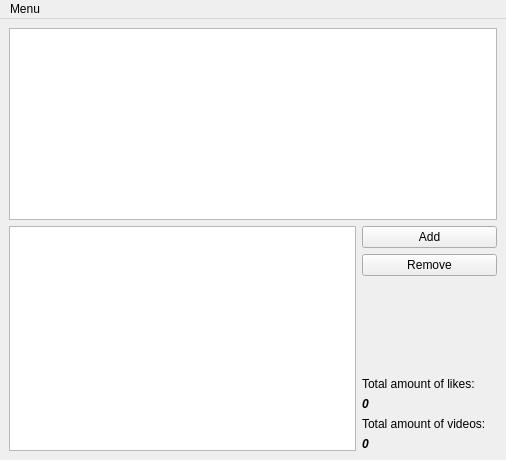
<?xml version="1.0" encoding="UTF-8"?>
<ui version="4.0">
 <class>MainWindow</class>
 <widget class="QMainWindow" name="MainWindow">
  <property name="geometry">
   <rect>
    <x>0</x>
    <y>0</y>
    <width>506</width>
    <height>460</height>
   </rect>
  </property>
  <property name="windowTitle">
   <string>Hello world GUI Application</string>
  </property>
  <widget class="QWidget" name="centralwidget">
   <property name="enabled">
    <bool>true</bool>
   </property>
   <layout class="QGridLayout" name="gridLayout">
    <item row="19" column="5" colspan="2">
     <widget class="QLabel" name="label_2">
      <property name="font">
       <font>
        <weight>75</weight>
        <italic>true</italic>
        <bold>true</bold>
       </font>
      </property>
      <property name="text">
       <string>0</string>
      </property>
     </widget>
    </item>
    <item row="15" column="5">
     <spacer name="verticalSpacer">
      <property name="orientation">
       <enum>Qt::Vertical</enum>
      </property>
      <property name="sizeHint" stdset="0">
       <size>
        <width>20</width>
        <height>40</height>
       </size>
      </property>
     </spacer>
    </item>
    <item row="16" column="5" colspan="2">
     <widget class="QLabel" name="label_3">
      <property name="text">
       <string>Total amount of likes:</string>
      </property>
      <property name="wordWrap">
       <bool>true</bool>
      </property>
     </widget>
    </item>
    <item row="18" column="5" colspan="2">
     <widget class="QLabel" name="label_4">
      <property name="text">
       <string>Total amount of videos:</string>
      </property>
      <property name="wordWrap">
       <bool>true</bool>
      </property>
     </widget>
    </item>
    <item row="17" column="5" colspan="2">
     <widget class="QLabel" name="label">
      <property name="font">
       <font>
        <weight>75</weight>
        <italic>true</italic>
        <bold>true</bold>
        <underline>false</underline>
       </font>
      </property>
      <property name="frameShape">
       <enum>QFrame::NoFrame</enum>
      </property>
      <property name="text">
       <string>0</string>
      </property>
      <property name="textFormat">
       <enum>Qt::AutoText</enum>
      </property>
     </widget>
    </item>
    <item row="13" column="5" colspan="2">
     <widget class="QPushButton" name="pushButton_2">
      <property name="text">
       <string>Add</string>
      </property>
     </widget>
    </item>
    <item row="14" column="5" colspan="2">
     <widget class="QPushButton" name="pushButton_3">
      <property name="text">
       <string>Remove</string>
      </property>
     </widget>
    </item>
    <item row="13" column="0" rowspan="7" colspan="5">
     <widget class="QTableView" name="tableView"/>
    </item>
    <item row="1" column="0" rowspan="9" colspan="7">
     <widget class="QListView" name="listView"/>
    </item>
   </layout>
  </widget>
  <widget class="QMenuBar" name="menuBar">
   <property name="geometry">
    <rect>
     <x>0</x>
     <y>0</y>
     <width>506</width>
     <height>22</height>
    </rect>
   </property>
   <widget class="QMenu" name="menuMenu">
    <property name="title">
     <string>Menu</string>
    </property>
    <addaction name="actionLoad_data"/>
    <addaction name="actionSave_data_as_a_file"/>
    <addaction name="actionAbout"/>
   </widget>
   <addaction name="menuMenu"/>
  </widget>
  <action name="actionAbout">
   <property name="text">
    <string>About</string>
   </property>
  </action>
  <action name="actionLoad_data">
   <property name="text">
    <string>Load data from a file</string>
   </property>
  </action>
  <action name="actionSave_data_as_a_file">
   <property name="text">
    <string>Save data as a file</string>
   </property>
  </action>
 </widget>
 <resources/>
 <connections>
  <connection>
   <sender>pushButton_3</sender>
   <signal>clicked()</signal>
   <receiver>MainWindow</receiver>
   <slot>onRemoveButtonClicked()</slot>
   <hints>
    <hint type="sourcelabel">
     <x>413</x>
     <y>112</y>
    </hint>
    <hint type="destinationlabel">
     <x>565</x>
     <y>117</y>
    </hint>
   </hints>
  </connection>
  <connection>
   <sender>label</sender>
   <signal>linkActivated(QString)</signal>
   <receiver>MainWindow</receiver>
   <slot>on_tableview_clicked()</slot>
   <hints>
    <hint type="sourcelabel">
     <x>385</x>
     <y>235</y>
    </hint>
    <hint type="destinationlabel">
     <x>569</x>
     <y>235</y>
    </hint>
   </hints>
  </connection>
 </connections>
 <slots>
  <slot>onLoadButtonPushed()</slot>
  <slot>onRemoveButtonClicked()</slot>
  <slot>onAddButtonClicked()</slot>
  <slot>on_tableview_clicked()</slot>
  <slot>onSaveButtonClicked()</slot>
 </slots>
</ui>
